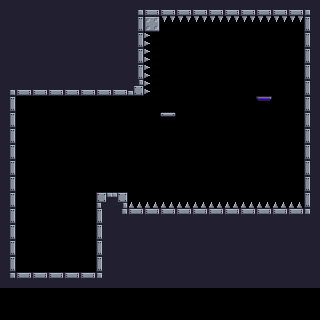

This game map was drawn from its Tiled (.tmx) file and the tilesets committed beside it. A one-line description and the full map source follow:
An orthogonal 20x20 tile map with 16x16 px tiles, 1 tile layer (Tile Layer 1) and 2 objects (player_spawn, goal).

<map version="1.2" tiledversion="1.3.3" orientation="orthogonal" renderorder="right-down" width="20" height="20" tilewidth="16" tileheight="16" infinite="0" nextlayerid="3" nextobjectid="6">
 <tileset firstgid="1" source="main_tileset.tsx" />
 <layer id="1" name="Tile Layer 1" width="20" height="20">
  <data encoding="csv">
212,212,212,212,212,212,212,212,184,242,242,242,242,242,242,242,242,242,242,185,
212,212,212,212,212,212,212,212,213,156,3221225509,3221225509,3221225509,3221225509,3221225509,3221225509,3221225509,3221225509,3221225509,211,
212,212,212,212,212,212,212,212,213,2684354597,0,0,0,0,0,0,0,0,0,211,
212,212,212,212,212,212,212,212,213,2684354597,0,0,0,0,0,0,0,0,0,211,
212,212,212,212,212,212,212,212,213,2684354597,0,0,0,0,0,0,0,0,0,211,
184,242,242,242,242,242,242,242,243,2684354597,0,0,0,0,0,0,0,0,0,211,
213,0,0,0,0,0,0,0,0,0,0,0,0,0,0,0,36,0,0,211,
213,0,0,0,0,0,0,0,0,0,35,0,0,0,0,0,0,0,0,211,
213,0,0,0,0,0,0,0,0,0,0,0,0,0,0,0,0,0,0,211,
213,0,0,0,0,0,0,0,0,0,0,0,0,0,0,0,0,0,0,211,
213,0,0,0,0,0,0,0,0,0,0,0,0,0,0,0,0,0,0,211,
213,0,0,0,0,0,0,0,0,0,0,0,0,0,0,0,0,0,0,211,
213,0,0,0,0,0,181,183,37,37,37,37,37,37,37,37,37,37,37,211,
213,0,0,0,0,0,211,214,182,182,182,182,182,182,182,182,182,182,182,215,
213,0,0,0,0,0,211,212,212,212,212,212,212,212,212,212,212,212,212,212,
213,0,0,0,0,0,211,212,212,212,212,212,212,212,212,212,212,212,212,212,
213,0,0,0,0,0,211,212,212,212,212,212,212,212,212,212,212,212,212,212,
214,182,182,182,182,182,215,212,212,212,212,212,212,212,212,212,212,212,212,212,
0,0,0,0,0,0,0,0,0,0,0,0,0,0,0,0,0,0,0,0,
0,0,0,0,0,0,0,0,0,0,0,0,0,0,0,0,0,0,0,0
</data>
 </layer>
 <objectgroup id="2" name="Object Layer 1">
  <object id="2" name="player_spawn" x="48" y="240" width="16" height="32" />
  <object id="3" name="goal" x="256" y="80" width="16" height="16" />
 </objectgroup>
</map>
